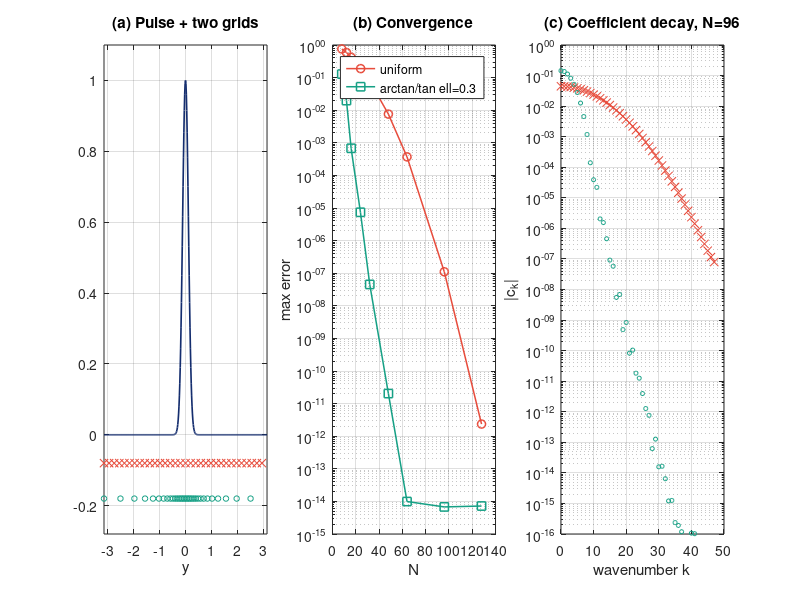
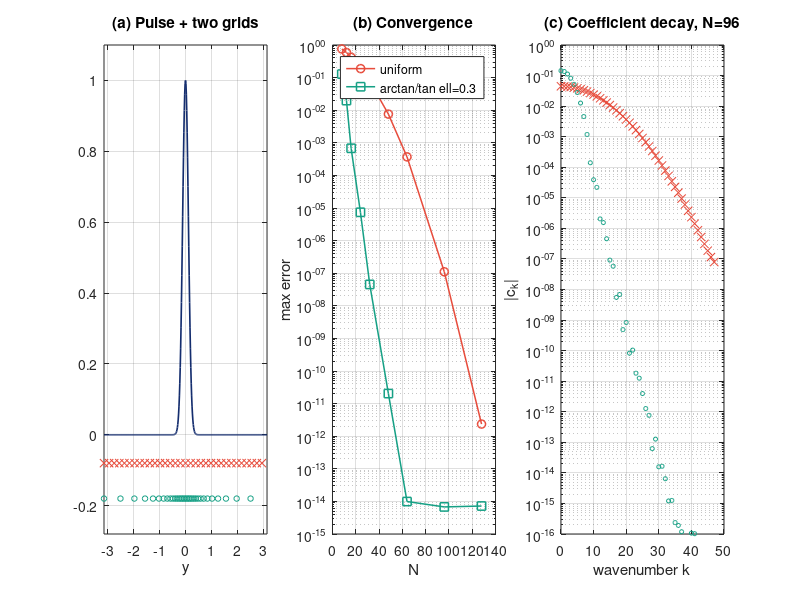

Reproduce these figures in MATLAB, in order.
function periodic_pulse_two_grids()
%% periodic_pulse_two_grids - Chapter 19, Computational Etude 19.1.
%
% Periodic localised pulse f(y) = exp(-kappa (1 - cos y)) approximated on
%
%   (1) a uniform Fourier grid;
%   (2) the 2-pi-periodic arctan/tan map
%         y = 2 arctan( ell tan(x/2) ),
%       using a uniform computational grid in x.
%
% Compares max-norm interpolation error and coefficient decay.  This is
% the chapter's opening shock: the computational coordinate is part of the
% numerical method.
%
% Author: Dr. Denys Dutykh (Khalifa University, Abu Dhabi, UAE)
% Part of "Computational Etudes: A Spectral Approach"

    script_dir = fileparts(mfilename('fullpath'));
    out_dir = fullfile(script_dir, '..', '..', '..', ...
                       'textbook', 'figures', 'ch19', 'matlab');
    if ~exist(out_dir, 'dir'); mkdir(out_dir); end

    KAPPA = 80; ell = 0.3;
    Ns = [8 12 16 24 32 48 64 96 128];
    y_eval = linspace(-pi + 1e-9, pi - 1e-9, 4097);
    truth  = target(y_eval, KAPPA);

    err_U = zeros(size(Ns));
    err_M = zeros(size(Ns));
    for i = 1:length(Ns)
        N = Ns(i);
        yU = -pi + 2*pi*(0:N-1)/N;
        fU = target(yU, KAPPA);
        approx_U = fourier_interp(yU, fU, y_eval);
        err_U(i) = max(abs(approx_U - truth));

        x  = -pi + 2*pi*(0:N-1)/N;
        yM = 2*atan(ell*tan(x/2));
        fM = target(yM, KAPPA);
        approx_M = mapped_interp(x, fM, y_eval, ell);
        err_M(i) = max(abs(approx_M - truth));
    end

    % coefficient decay at N=96
    N = 96;
    yU = -pi + 2*pi*(0:N-1)/N;
    cU = abs(fftshift(fft(target(yU, KAPPA))/N));
    x  = -pi + 2*pi*(0:N-1)/N;
    yM = 2*atan(ell*tan(x/2));
    cM = abs(fftshift(fft(target(yM, KAPPA))/N));
    k  = fftshift((0:N-1) - (0:N-1 >= N/2)*N);

    NAVY=[20 45 110]/255; CORAL=[231 76 60]/255; TEAL=[22 160 133]/255;

    fig = figure('Position',[100 100 1100 340],'Color','w');

    subplot(1,3,1); hold on;
    y_line = linspace(-pi, pi, 401);
    plot(y_line, target(y_line, KAPPA), '-', 'Color', NAVY, 'LineWidth',1.2);
    Nshow = 32;
    yU32 = -pi + 2*pi*(0:Nshow-1)/Nshow;
    x32  = yU32;
    yM32 = 2*atan(ell*tan(x32/2));
    plot(yU32, -0.08*ones(size(yU32)), 'x', 'Color', CORAL, 'MarkerSize',6);
    plot(yM32, -0.18*ones(size(yM32)), 'o', 'Color', TEAL, 'MarkerSize',4);
    xlim([-pi pi]); ylim([-0.28 1.1]);
    xlabel('y'); title('(a) Pulse + two grids'); box on; grid on;

    subplot(1,3,2);
    semilogy(Ns, err_U, '-o', 'Color', CORAL, 'LineWidth',1.1); hold on;
    semilogy(Ns, err_M, '-s', 'Color', TEAL,  'LineWidth',1.1);
    xlabel('N'); ylabel('max error'); title('(b) Convergence'); box on; grid on;
    legend({'uniform','arctan/tan ell=0.3'}, 'Location','best');

    subplot(1,3,3);
    mask = k >= 0;
    semilogy(k(mask), cU(mask)+1e-18, 'x', 'Color', CORAL); hold on;
    semilogy(k(mask), cM(mask)+1e-18, 'o', 'Color', TEAL, 'MarkerSize',3);
    ylim([1e-16 1]); xlabel('wavenumber k'); ylabel('|c_k|');
    title('(c) Coefficient decay, N=96'); box on; grid on;

    print(fig, fullfile(out_dir, 'periodic_pulse_two_grids.pdf'), '-dpdf');
    print(fig, fullfile(out_dir, 'periodic_pulse_two_grids.png'), '-dpng');
    fprintf('[19.1-matlab] figure saved\n');
end

function v = target(y, kappa)
    v = exp(-kappa*(1 - cos(y)));
end

function vals = fourier_interp(y_nodes, f_nodes, y_eval)
    N = length(y_nodes);
    coeffs = fft(f_nodes)/N;
    k = [0:N/2-1, -N/2:-1];
    vals = zeros(size(y_eval));
    for m = 1:N
        vals = vals + real(coeffs(m) * exp(1i*k(m)*(y_eval + pi)));
    end
end

function vals = mapped_interp(x_nodes, f_nodes, y_eval, ell)
    x_eval = 2*atan(tan(y_eval/2) / ell);
    vals = fourier_interp(x_nodes, f_nodes, x_eval);
end
